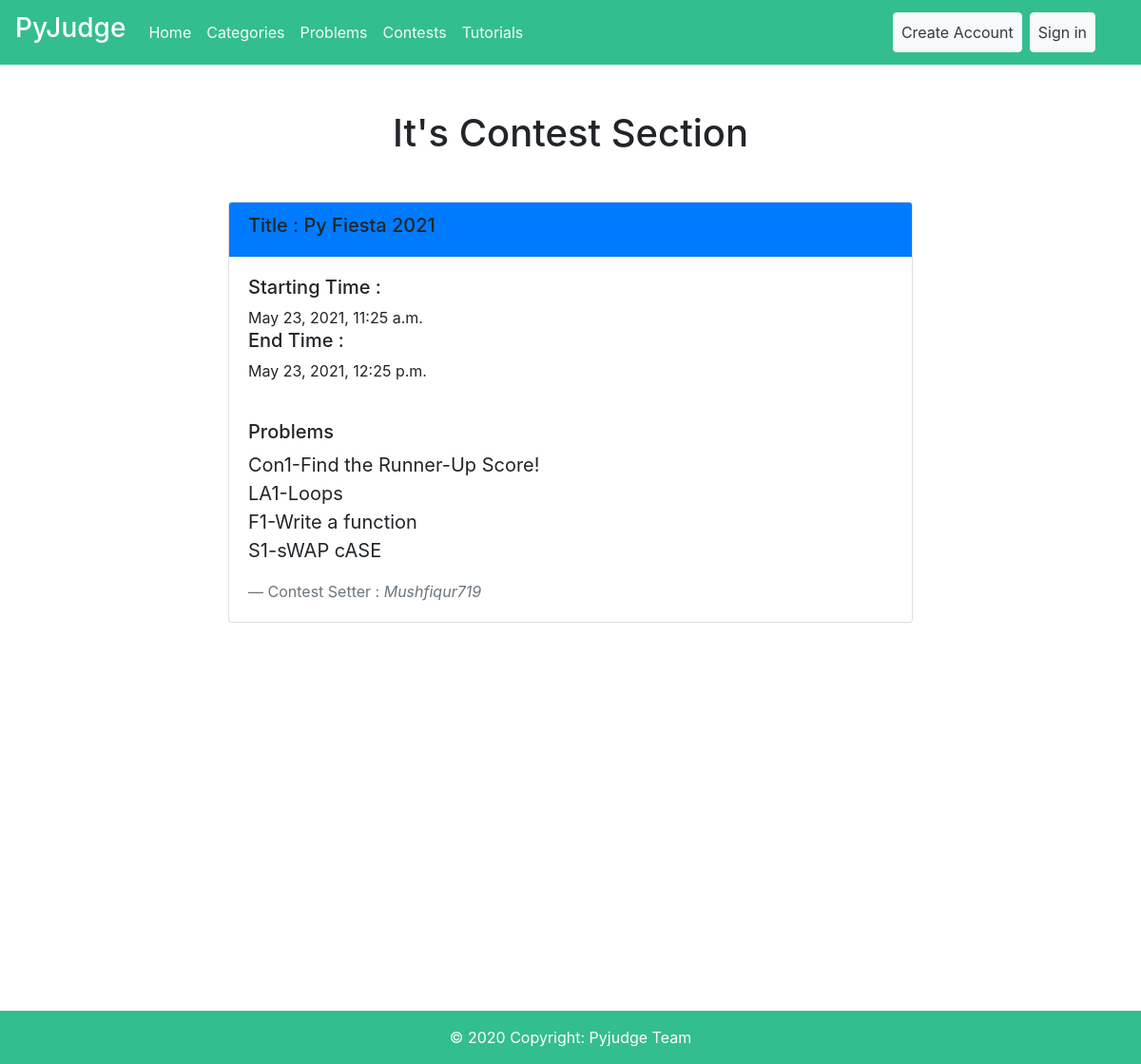
The app's page /contest/contest-section/3 with its own data.
### Contest/models.py (models this page shows, shortened)
class Contest(models.Model):
    setter = models.ForeignKey(User, on_delete=models.CASCADE, null=True)
    contest_name = models.CharField(max_length=30, unique=True)
    start_time = models.DateTimeField(default=timezone.now)
    end_time = models.DateTimeField(default=timezone.now)
    problems = models.ManyToManyField(Problems)

### Problems/models.py (models this page shows)
class Problems(models.Model):
    setter = models.ForeignKey(User, on_delete=models.CASCADE, null=True)
    problem_id = models.CharField(max_length=100, unique=True)
    problem_name = models.CharField(max_length=100, unique=True)
    Problem_text = RichTextField(blank=True, null=True)
    sample_input = models.CharField(max_length=255, null=True)
    sample_output = models.CharField(max_length=255, null=True)
    input = models.FileField(upload_to='Documents/TestCase/Input', null=True)
    output = models.FileField(upload_to='Documents/TestCase/Output', null=True)
    category = models.CharField(max_length=100, choices=CATEGORY, null=True)
    level = models.CharField(max_length=20, choices=LEVEL, null=True)
    def __str__(self):
        return f'{self.problem_id}-{self.problem_name}'

### Contest/views.py (the view)
# urls.py: path('contest-section/<int:pk>', ContestDetailView.as_view(), name='contest-section'),
class ContestDetailView(DetailView):
    model = Contest
    template_name = 'Contest/contest_section.html'

### Templates/Contest/contest_section.html (shortened to what this page needs)
{%extends 'User/base.html' %}
{% load crispy_forms_tags %}
{%block content%}
<h1 class="mt-5 text-center">It's Contest Section</h1>
<div class="card mt-5" style="margin-left: 20%;margin-right: 20%;">
    <div class="card-header bg-primary">
        <h5>Title : {{object.contest_name}}</h5>
    </div>
    <div class="card-body">
        <h5>Starting Time :</h5>{{object.start_time}}
        <h5>End Time :</h5>{{object.end_time}}
    </div>
    <div class="card-body">
        <h5>Problems</h5>
      <blockquote class="blockquote mb-0">
        <p>
            {{ object.problems.all.0 }}<br/>
            {{ object.problems.all.1 }}<br/>
            {{ object.problems.all.2 }}<br/>
            {{ object.problems.all.3 }}<br/>
        </p>
        <footer class="blockquote-footer">Contest Setter : <cite title="Source Title">{{object.setter}}</cite></footer>
      </blockquote>
    </div>
  </div>
    <br/>
    <br/>
{% endblock %}

### records on screen
Contest: contest_name "Py Fiesta 2021", start_time "May 23, 2021, 11:25 a.m.", end_time "May 23, 2021, 12:25 p.m.", problems.all.0 "Con1-Find the Runner-Up Score!", problems.all.1 "LA1-Loops", problems.all.2 "F1-Write a function", problems.all.3 "S1-sWAP cASE", setter "Mushfiqur719"
